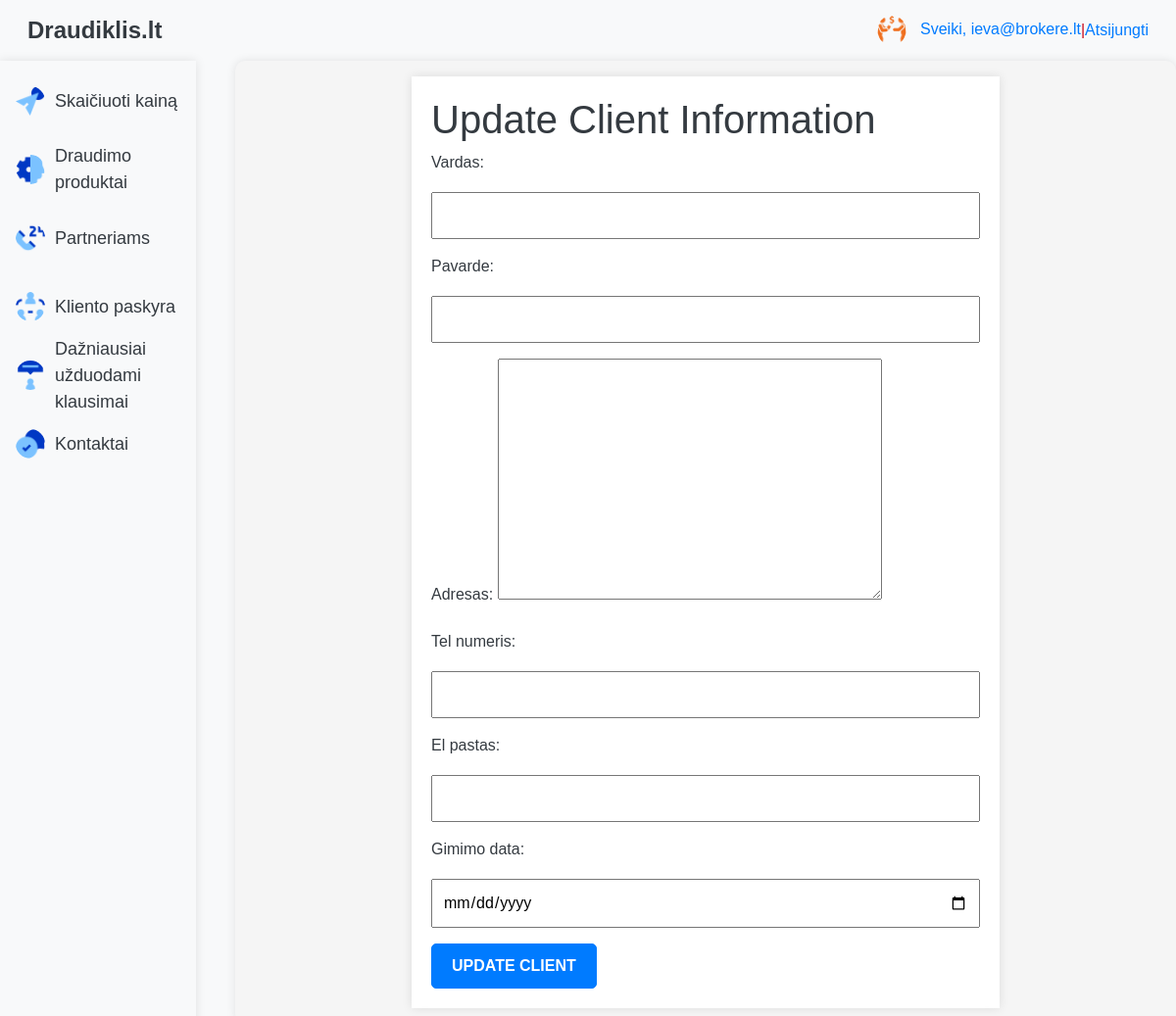
The app's page /app/broker/update-klientas/9/ (signed in), older data.
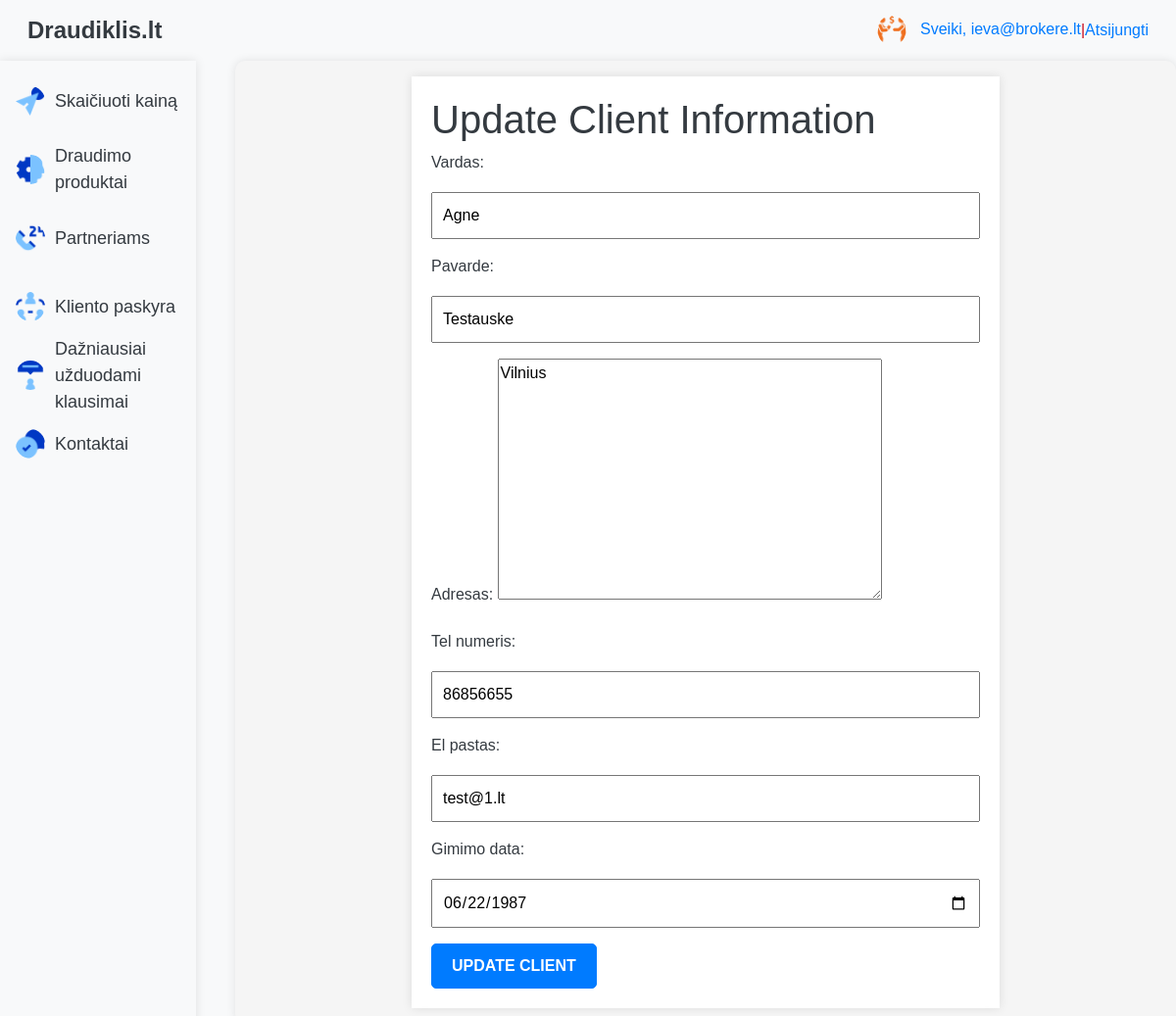
The same page, newer data.
### app/models.py (models this page shows, shortened)
class Klientai(models.Model):
    user = models.OneToOneField(User, on_delete=models.CASCADE)
    vardas = models.CharField(max_length=100)
    pavarde = models.CharField(max_length=100)
    tel_numeris = models.CharField(max_length=15)
    gimimo_data = models.DateField(null=True)
    adresas = models.TextField()
    el_pastas = models.EmailField()

### app/views.py (the view)
# urls.py: path('broker/update-klientas/<int:client_id>/', views.broker_update_klientas, name='broker_update_klientas'),
def broker_update_klientas(request, client_id):
    klientas = get_object_or_404(Klientai, id=client_id, user=request.user)
    if request.method == 'POST':
        form = KlientaiUpdateForm(request.POST, instance=klientas)
        if form.is_valid():
            form.save()
            messages.success(request, 'Your profile has been updated!')
            return redirect('broker_profile', client_id=klientas.id)
        else:
            messages.error(request, 'Please correct the error below.')
    else:
        form = KlientaiUpdateForm(instance=klientas)
    return render(request, 'broker_update_klientas.html', {'form': form})

### app/forms.py
class KlientaiUpdateForm(forms.ModelForm):
    class Meta:
        model = Klientai
        fields = ['vardas', 'pavarde', 'adresas', 'tel_numeris', 'el_pastas', 'gimimo_data']
        widgets = {
            'gimimo_data': forms.DateInput(attrs={'type': 'date'}),
        }

### app/templates/broker_update_klientas.html (shortened to what this page needs)
{% extends "base.html" %}
{% block content %}
<div class="container">
    <h1>Update Client Information</h1>
    <form method="post">
        {{ form.as_p }}
        <button type="submit" class="btn btn-primary">Update Client</button>
    </form>
</div>
{% endblock %}

Row changes from the older to the newer data that the page shows:
changed Klientai: vardas (not shown) → "Agne"; pavarde (not shown) → "Testauske"; adresas (not shown) → "Vilnius"; tel_numeris (not shown) → "86856655"; el_pastas (not shown) → "test@1.lt"; gimimo_data (not shown) → "06/22/1987"
